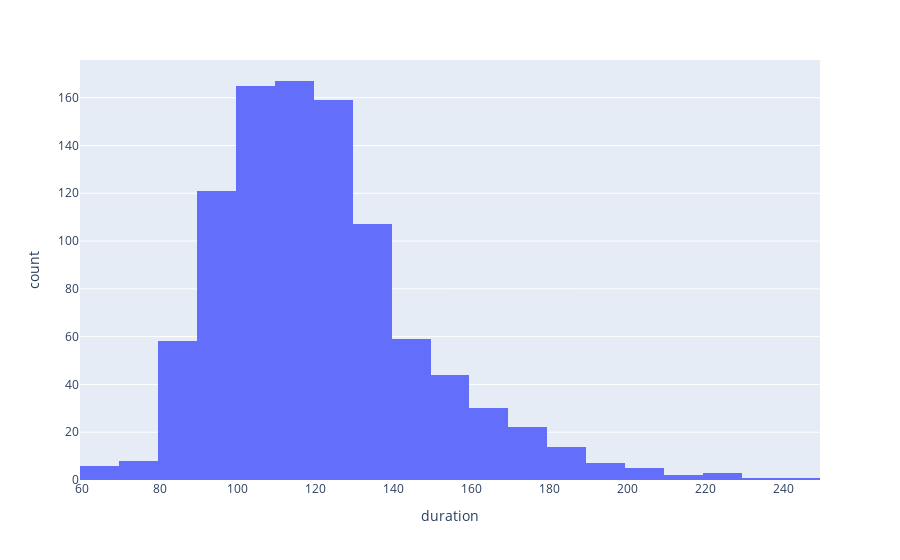

Notebook code for this chart:
### Markdown cell above
#### Create a histogram of duration, choosing an "appropriate" number of bins.

### Code cell
import plotly.express as px
px.histogram(movies, x='duration', nbins = 20)

### Figure 1 — Plotly figure (JSON) as saved in the notebook; plotly's stock layout.template omitted (floating-point values rounded to 4 significant figures; data arrays with more than 128 entries replaced by an {"elided": "..."} marker saying what was removed)
{"data": [{"alignmentgroup": "True", "bingroup": "x", "hovertemplate": "duration=%{x}<br>count=%{y}<extra></extra>", "legendgroup": "", "marker": {"color": "#636efa"}, "name": "", "nbinsx": 20, "offsetgroup": "", "orientation": "v", "showlegend": false, "type": "histogram", "x": {"elided": "979 int values"}, "xaxis": "x", "yaxis": "y"}], "layout": {"barmode": "relative", "legend": {"tracegroupgap": 0}, "margin": {"t": 60}, "xaxis": {"anchor": "y", "domain": [0, 1], "title": {"text": "duration"}}, "yaxis": {"anchor": "x", "domain": [0, 1], "title": {"text": "count"}}}}
